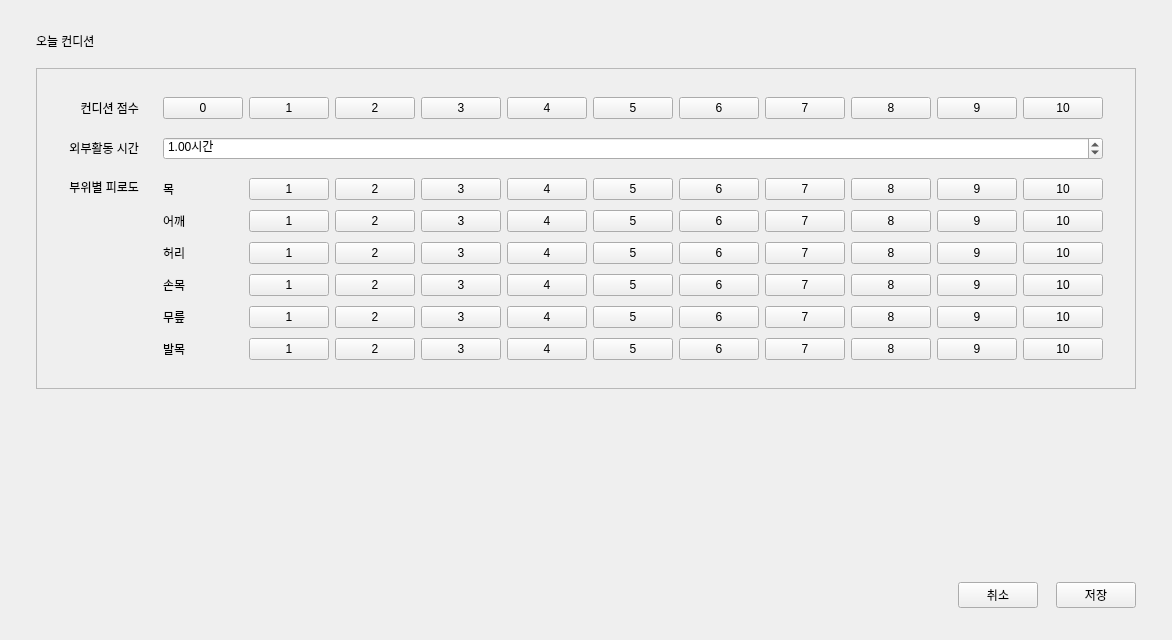
<?xml version="1.0" encoding="UTF-8"?>
<ui version="4.0">
 <class>DailyLog</class>
 <widget class="QWidget" name="dailyLogPage">
  <property name="geometry">
   <rect>
    <x>0</x>
    <y>0</y>
    <width>960</width>
    <height>640</height>
   </rect>
  </property>
  <layout class="QVBoxLayout" name="dailyLogLayout">
   <property name="leftMargin"><number>36</number></property>
   <property name="topMargin"><number>32</number></property>
   <property name="rightMargin"><number>36</number></property>
   <property name="bottomMargin"><number>32</number></property>
   <property name="spacing"><number>18</number></property>
   <item>
    <widget class="QLabel" name="titleLabel">
     <property name="text"><string>오늘 컨디션</string></property>
    </widget>
   </item>
   <item>
    <widget class="QFrame" name="cardFrame">
     <property name="frameShape"><enum>QFrame::StyledPanel</enum></property>
     <layout class="QGridLayout" name="conditionGrid">
      <property name="leftMargin"><number>32</number></property>
      <property name="topMargin"><number>28</number></property>
      <property name="rightMargin"><number>32</number></property>
      <property name="bottomMargin"><number>28</number></property>
      <property name="horizontalSpacing"><number>24</number></property>
      <property name="verticalSpacing"><number>18</number></property>
      <item row="0" column="0" alignment="Qt::AlignRight|Qt::AlignVCenter">
       <widget class="QLabel" name="sectionLabel">
        <property name="minimumWidth"><number>128</number></property>
        <property name="alignment"><set>Qt::AlignRight|Qt::AlignTrailing|Qt::AlignVCenter</set></property>
        <property name="text"><string>컨디션 점수</string></property>
       </widget>
      </item>
      <item row="0" column="1">
       <layout class="QHBoxLayout" name="mentalConditionLayout">
        <property name="spacing"><number>6</number></property>
        <item><widget class="QPushButton" name="mentalConditionOption_0"><property name="text"><string>0</string></property><property name="checkable"><bool>true</bool></property><property name="chip" stdset="0"><bool>true</bool></property><property name="compactChip" stdset="0"><bool>true</bool></property></widget></item>
        <item><widget class="QPushButton" name="mentalConditionOption_1"><property name="text"><string>1</string></property><property name="checkable"><bool>true</bool></property><property name="chip" stdset="0"><bool>true</bool></property><property name="compactChip" stdset="0"><bool>true</bool></property></widget></item>
        <item><widget class="QPushButton" name="mentalConditionOption_2"><property name="text"><string>2</string></property><property name="checkable"><bool>true</bool></property><property name="chip" stdset="0"><bool>true</bool></property><property name="compactChip" stdset="0"><bool>true</bool></property></widget></item>
        <item><widget class="QPushButton" name="mentalConditionOption_3"><property name="text"><string>3</string></property><property name="checkable"><bool>true</bool></property><property name="chip" stdset="0"><bool>true</bool></property><property name="compactChip" stdset="0"><bool>true</bool></property></widget></item>
        <item><widget class="QPushButton" name="mentalConditionOption_4"><property name="text"><string>4</string></property><property name="checkable"><bool>true</bool></property><property name="chip" stdset="0"><bool>true</bool></property><property name="compactChip" stdset="0"><bool>true</bool></property></widget></item>
        <item><widget class="QPushButton" name="mentalConditionOption_5"><property name="text"><string>5</string></property><property name="checkable"><bool>true</bool></property><property name="chip" stdset="0"><bool>true</bool></property><property name="compactChip" stdset="0"><bool>true</bool></property></widget></item>
        <item><widget class="QPushButton" name="mentalConditionOption_6"><property name="text"><string>6</string></property><property name="checkable"><bool>true</bool></property><property name="chip" stdset="0"><bool>true</bool></property><property name="compactChip" stdset="0"><bool>true</bool></property></widget></item>
        <item><widget class="QPushButton" name="mentalConditionOption_7"><property name="text"><string>7</string></property><property name="checkable"><bool>true</bool></property><property name="chip" stdset="0"><bool>true</bool></property><property name="compactChip" stdset="0"><bool>true</bool></property></widget></item>
        <item><widget class="QPushButton" name="mentalConditionOption_8"><property name="text"><string>8</string></property><property name="checkable"><bool>true</bool></property><property name="chip" stdset="0"><bool>true</bool></property><property name="compactChip" stdset="0"><bool>true</bool></property></widget></item>
        <item><widget class="QPushButton" name="mentalConditionOption_9"><property name="text"><string>9</string></property><property name="checkable"><bool>true</bool></property><property name="chip" stdset="0"><bool>true</bool></property><property name="compactChip" stdset="0"><bool>true</bool></property></widget></item>
        <item><widget class="QPushButton" name="mentalConditionOption_10"><property name="text"><string>10</string></property><property name="checkable"><bool>true</bool></property><property name="chip" stdset="0"><bool>true</bool></property><property name="compactChip" stdset="0"><bool>true</bool></property></widget></item>
        <item><spacer name="mentalConditionSpacer"><property name="orientation"><enum>Qt::Horizontal</enum></property><property name="sizeHint" stdset="0"><size><width>40</width><height>20</height></size></property></spacer></item>
       </layout>
      </item>
      <item row="1" column="0" alignment="Qt::AlignRight|Qt::AlignVCenter">
       <widget class="QLabel" name="sectionLabel">
        <property name="minimumWidth"><number>128</number></property>
        <property name="alignment"><set>Qt::AlignRight|Qt::AlignTrailing|Qt::AlignVCenter</set></property>
        <property name="text"><string>외부활동 시간</string></property>
       </widget>
      </item>
      <item row="1" column="1">
       <widget class="QDoubleSpinBox" name="outdoorHoursEdit">
        <property name="buttonSymbols"><enum>QAbstractSpinBox::UpDownArrows</enum></property>
        <property name="minimum"><double>0.000000000000000</double></property>
        <property name="maximum"><double>16.000000000000000</double></property>
        <property name="singleStep"><double>0.500000000000000</double></property>
        <property name="suffix"><string>시간</string></property>
        <property name="value"><double>1.000000000000000</double></property>
       </widget>
      </item>
      <item row="2" column="0" alignment="Qt::AlignRight|Qt::AlignTop">
       <widget class="QLabel" name="sectionLabel">
        <property name="minimumWidth"><number>128</number></property>
        <property name="alignment"><set>Qt::AlignRight|Qt::AlignTrailing|Qt::AlignVCenter</set></property>
        <property name="text"><string>부위별 피로도</string></property>
       </widget>
      </item>
      <item row="2" column="1">
       <layout class="QGridLayout" name="fatigueByPartLayout">
        <property name="horizontalSpacing"><number>12</number></property>
        <property name="verticalSpacing"><number>10</number></property>
        <item row="0" column="0"><widget class="QLabel" name="mutedLabel"><property name="minimumWidth"><number>46</number></property><property name="text"><string>목</string></property></widget></item>
        <item row="0" column="1"><layout class="QHBoxLayout" name="fatigueNeckLayout"><property name="spacing"><number>6</number></property><item><widget class="QPushButton" name="fatigueNeckOption_1"><property name="text"><string>1</string></property><property name="checkable"><bool>true</bool></property><property name="chip" stdset="0"><bool>true</bool></property><property name="compactChip" stdset="0"><bool>true</bool></property></widget></item><item><widget class="QPushButton" name="fatigueNeckOption_2"><property name="text"><string>2</string></property><property name="checkable"><bool>true</bool></property><property name="chip" stdset="0"><bool>true</bool></property><property name="compactChip" stdset="0"><bool>true</bool></property></widget></item><item><widget class="QPushButton" name="fatigueNeckOption_3"><property name="text"><string>3</string></property><property name="checkable"><bool>true</bool></property><property name="chip" stdset="0"><bool>true</bool></property><property name="compactChip" stdset="0"><bool>true</bool></property></widget></item><item><widget class="QPushButton" name="fatigueNeckOption_4"><property name="text"><string>4</string></property><property name="checkable"><bool>true</bool></property><property name="chip" stdset="0"><bool>true</bool></property><property name="compactChip" stdset="0"><bool>true</bool></property></widget></item><item><widget class="QPushButton" name="fatigueNeckOption_5"><property name="text"><string>5</string></property><property name="checkable"><bool>true</bool></property><property name="chip" stdset="0"><bool>true</bool></property><property name="compactChip" stdset="0"><bool>true</bool></property></widget></item><item><widget class="QPushButton" name="fatigueNeckOption_6"><property name="text"><string>6</string></property><property name="checkable"><bool>true</bool></property><property name="chip" stdset="0"><bool>true</bool></property><property name="compactChip" stdset="0"><bool>true</bool></property></widget></item><item><widget class="QPushButton" name="fatigueNeckOption_7"><property name="text"><string>7</string></property><property name="checkable"><bool>true</bool></property><property name="chip" stdset="0"><bool>true</bool></property><property name="compactChip" stdset="0"><bool>true</bool></property></widget></item><item><widget class="QPushButton" name="fatigueNeckOption_8"><property name="text"><string>8</string></property><property name="checkable"><bool>true</bool></property><property name="chip" stdset="0"><bool>true</bool></property><property name="compactChip" stdset="0"><bool>true</bool></property></widget></item><item><widget class="QPushButton" name="fatigueNeckOption_9"><property name="text"><string>9</string></property><property name="checkable"><bool>true</bool></property><property name="chip" stdset="0"><bool>true</bool></property><property name="compactChip" stdset="0"><bool>true</bool></property></widget></item><item><widget class="QPushButton" name="fatigueNeckOption_10"><property name="text"><string>10</string></property><property name="checkable"><bool>true</bool></property><property name="chip" stdset="0"><bool>true</bool></property><property name="compactChip" stdset="0"><bool>true</bool></property></widget></item></layout></item>
        <item row="1" column="0"><widget class="QLabel" name="mutedLabel"><property name="minimumWidth"><number>46</number></property><property name="text"><string>어깨</string></property></widget></item>
        <item row="1" column="1"><layout class="QHBoxLayout" name="fatigueShoulderLayout"><property name="spacing"><number>6</number></property><item><widget class="QPushButton" name="fatigueShoulderOption_1"><property name="text"><string>1</string></property><property name="checkable"><bool>true</bool></property><property name="chip" stdset="0"><bool>true</bool></property><property name="compactChip" stdset="0"><bool>true</bool></property></widget></item><item><widget class="QPushButton" name="fatigueShoulderOption_2"><property name="text"><string>2</string></property><property name="checkable"><bool>true</bool></property><property name="chip" stdset="0"><bool>true</bool></property><property name="compactChip" stdset="0"><bool>true</bool></property></widget></item><item><widget class="QPushButton" name="fatigueShoulderOption_3"><property name="text"><string>3</string></property><property name="checkable"><bool>true</bool></property><property name="chip" stdset="0"><bool>true</bool></property><property name="compactChip" stdset="0"><bool>true</bool></property></widget></item><item><widget class="QPushButton" name="fatigueShoulderOption_4"><property name="text"><string>4</string></property><property name="checkable"><bool>true</bool></property><property name="chip" stdset="0"><bool>true</bool></property><property name="compactChip" stdset="0"><bool>true</bool></property></widget></item><item><widget class="QPushButton" name="fatigueShoulderOption_5"><property name="text"><string>5</string></property><property name="checkable"><bool>true</bool></property><property name="chip" stdset="0"><bool>true</bool></property><property name="compactChip" stdset="0"><bool>true</bool></property></widget></item><item><widget class="QPushButton" name="fatigueShoulderOption_6"><property name="text"><string>6</string></property><property name="checkable"><bool>true</bool></property><property name="chip" stdset="0"><bool>true</bool></property><property name="compactChip" stdset="0"><bool>true</bool></property></widget></item><item><widget class="QPushButton" name="fatigueShoulderOption_7"><property name="text"><string>7</string></property><property name="checkable"><bool>true</bool></property><property name="chip" stdset="0"><bool>true</bool></property><property name="compactChip" stdset="0"><bool>true</bool></property></widget></item><item><widget class="QPushButton" name="fatigueShoulderOption_8"><property name="text"><string>8</string></property><property name="checkable"><bool>true</bool></property><property name="chip" stdset="0"><bool>true</bool></property><property name="compactChip" stdset="0"><bool>true</bool></property></widget></item><item><widget class="QPushButton" name="fatigueShoulderOption_9"><property name="text"><string>9</string></property><property name="checkable"><bool>true</bool></property><property name="chip" stdset="0"><bool>true</bool></property><property name="compactChip" stdset="0"><bool>true</bool></property></widget></item><item><widget class="QPushButton" name="fatigueShoulderOption_10"><property name="text"><string>10</string></property><property name="checkable"><bool>true</bool></property><property name="chip" stdset="0"><bool>true</bool></property><property name="compactChip" stdset="0"><bool>true</bool></property></widget></item></layout></item>
        <item row="2" column="0"><widget class="QLabel" name="mutedLabel"><property name="minimumWidth"><number>46</number></property><property name="text"><string>허리</string></property></widget></item>
        <item row="2" column="1"><layout class="QHBoxLayout" name="fatigueLowerBackLayout"><property name="spacing"><number>6</number></property><item><widget class="QPushButton" name="fatigueLowerBackOption_1"><property name="text"><string>1</string></property><property name="checkable"><bool>true</bool></property><property name="chip" stdset="0"><bool>true</bool></property><property name="compactChip" stdset="0"><bool>true</bool></property></widget></item><item><widget class="QPushButton" name="fatigueLowerBackOption_2"><property name="text"><string>2</string></property><property name="checkable"><bool>true</bool></property><property name="chip" stdset="0"><bool>true</bool></property><property name="compactChip" stdset="0"><bool>true</bool></property></widget></item><item><widget class="QPushButton" name="fatigueLowerBackOption_3"><property name="text"><string>3</string></property><property name="checkable"><bool>true</bool></property><property name="chip" stdset="0"><bool>true</bool></property><property name="compactChip" stdset="0"><bool>true</bool></property></widget></item><item><widget class="QPushButton" name="fatigueLowerBackOption_4"><property name="text"><string>4</string></property><property name="checkable"><bool>true</bool></property><property name="chip" stdset="0"><bool>true</bool></property><property name="compactChip" stdset="0"><bool>true</bool></property></widget></item><item><widget class="QPushButton" name="fatigueLowerBackOption_5"><property name="text"><string>5</string></property><property name="checkable"><bool>true</bool></property><property name="chip" stdset="0"><bool>true</bool></property><property name="compactChip" stdset="0"><bool>true</bool></property></widget></item><item><widget class="QPushButton" name="fatigueLowerBackOption_6"><property name="text"><string>6</string></property><property name="checkable"><bool>true</bool></property><property name="chip" stdset="0"><bool>true</bool></property><property name="compactChip" stdset="0"><bool>true</bool></property></widget></item><item><widget class="QPushButton" name="fatigueLowerBackOption_7"><property name="text"><string>7</string></property><property name="checkable"><bool>true</bool></property><property name="chip" stdset="0"><bool>true</bool></property><property name="compactChip" stdset="0"><bool>true</bool></property></widget></item><item><widget class="QPushButton" name="fatigueLowerBackOption_8"><property name="text"><string>8</string></property><property name="checkable"><bool>true</bool></property><property name="chip" stdset="0"><bool>true</bool></property><property name="compactChip" stdset="0"><bool>true</bool></property></widget></item><item><widget class="QPushButton" name="fatigueLowerBackOption_9"><property name="text"><string>9</string></property><property name="checkable"><bool>true</bool></property><property name="chip" stdset="0"><bool>true</bool></property><property name="compactChip" stdset="0"><bool>true</bool></property></widget></item><item><widget class="QPushButton" name="fatigueLowerBackOption_10"><property name="text"><string>10</string></property><property name="checkable"><bool>true</bool></property><property name="chip" stdset="0"><bool>true</bool></property><property name="compactChip" stdset="0"><bool>true</bool></property></widget></item></layout></item>
        <item row="3" column="0"><widget class="QLabel" name="mutedLabel"><property name="minimumWidth"><number>46</number></property><property name="text"><string>손목</string></property></widget></item>
        <item row="3" column="1"><layout class="QHBoxLayout" name="fatigueWristLayout"><property name="spacing"><number>6</number></property><item><widget class="QPushButton" name="fatigueWristOption_1"><property name="text"><string>1</string></property><property name="checkable"><bool>true</bool></property><property name="chip" stdset="0"><bool>true</bool></property><property name="compactChip" stdset="0"><bool>true</bool></property></widget></item><item><widget class="QPushButton" name="fatigueWristOption_2"><property name="text"><string>2</string></property><property name="checkable"><bool>true</bool></property><property name="chip" stdset="0"><bool>true</bool></property><property name="compactChip" stdset="0"><bool>true</bool></property></widget></item><item><widget class="QPushButton" name="fatigueWristOption_3"><property name="text"><string>3</string></property><property name="checkable"><bool>true</bool></property><property name="chip" stdset="0"><bool>true</bool></property><property name="compactChip" stdset="0"><bool>true</bool></property></widget></item><item><widget class="QPushButton" name="fatigueWristOption_4"><property name="text"><string>4</string></property><property name="checkable"><bool>true</bool></property><property name="chip" stdset="0"><bool>true</bool></property><property name="compactChip" stdset="0"><bool>true</bool></property></widget></item><item><widget class="QPushButton" name="fatigueWristOption_5"><property name="text"><string>5</string></property><property name="checkable"><bool>true</bool></property><property name="chip" stdset="0"><bool>true</bool></property><property name="compactChip" stdset="0"><bool>true</bool></property></widget></item><item><widget class="QPushButton" name="fatigueWristOption_6"><property name="text"><string>6</string></property><property name="checkable"><bool>true</bool></property><property name="chip" stdset="0"><bool>true</bool></property><property name="compactChip" stdset="0"><bool>true</bool></property></widget></item><item><widget class="QPushButton" name="fatigueWristOption_7"><property name="text"><string>7</string></property><property name="checkable"><bool>true</bool></property><property name="chip" stdset="0"><bool>true</bool></property><property name="compactChip" stdset="0"><bool>true</bool></property></widget></item><item><widget class="QPushButton" name="fatigueWristOption_8"><property name="text"><string>8</string></property><property name="checkable"><bool>true</bool></property><property name="chip" stdset="0"><bool>true</bool></property><property name="compactChip" stdset="0"><bool>true</bool></property></widget></item><item><widget class="QPushButton" name="fatigueWristOption_9"><property name="text"><string>9</string></property><property name="checkable"><bool>true</bool></property><property name="chip" stdset="0"><bool>true</bool></property><property name="compactChip" stdset="0"><bool>true</bool></property></widget></item><item><widget class="QPushButton" name="fatigueWristOption_10"><property name="text"><string>10</string></property><property name="checkable"><bool>true</bool></property><property name="chip" stdset="0"><bool>true</bool></property><property name="compactChip" stdset="0"><bool>true</bool></property></widget></item></layout></item>
        <item row="4" column="0"><widget class="QLabel" name="mutedLabel"><property name="minimumWidth"><number>46</number></property><property name="text"><string>무릎</string></property></widget></item>
        <item row="4" column="1"><layout class="QHBoxLayout" name="fatigueKneeLayout"><property name="spacing"><number>6</number></property><item><widget class="QPushButton" name="fatigueKneeOption_1"><property name="text"><string>1</string></property><property name="checkable"><bool>true</bool></property><property name="chip" stdset="0"><bool>true</bool></property><property name="compactChip" stdset="0"><bool>true</bool></property></widget></item><item><widget class="QPushButton" name="fatigueKneeOption_2"><property name="text"><string>2</string></property><property name="checkable"><bool>true</bool></property><property name="chip" stdset="0"><bool>true</bool></property><property name="compactChip" stdset="0"><bool>true</bool></property></widget></item><item><widget class="QPushButton" name="fatigueKneeOption_3"><property name="text"><string>3</string></property><property name="checkable"><bool>true</bool></property><property name="chip" stdset="0"><bool>true</bool></property><property name="compactChip" stdset="0"><bool>true</bool></property></widget></item><item><widget class="QPushButton" name="fatigueKneeOption_4"><property name="text"><string>4</string></property><property name="checkable"><bool>true</bool></property><property name="chip" stdset="0"><bool>true</bool></property><property name="compactChip" stdset="0"><bool>true</bool></property></widget></item><item><widget class="QPushButton" name="fatigueKneeOption_5"><property name="text"><string>5</string></property><property name="checkable"><bool>true</bool></property><property name="chip" stdset="0"><bool>true</bool></property><property name="compactChip" stdset="0"><bool>true</bool></property></widget></item><item><widget class="QPushButton" name="fatigueKneeOption_6"><property name="text"><string>6</string></property><property name="checkable"><bool>true</bool></property><property name="chip" stdset="0"><bool>true</bool></property><property name="compactChip" stdset="0"><bool>true</bool></property></widget></item><item><widget class="QPushButton" name="fatigueKneeOption_7"><property name="text"><string>7</string></property><property name="checkable"><bool>true</bool></property><property name="chip" stdset="0"><bool>true</bool></property><property name="compactChip" stdset="0"><bool>true</bool></property></widget></item><item><widget class="QPushButton" name="fatigueKneeOption_8"><property name="text"><string>8</string></property><property name="checkable"><bool>true</bool></property><property name="chip" stdset="0"><bool>true</bool></property><property name="compactChip" stdset="0"><bool>true</bool></property></widget></item><item><widget class="QPushButton" name="fatigueKneeOption_9"><property name="text"><string>9</string></property><property name="checkable"><bool>true</bool></property><property name="chip" stdset="0"><bool>true</bool></property><property name="compactChip" stdset="0"><bool>true</bool></property></widget></item><item><widget class="QPushButton" name="fatigueKneeOption_10"><property name="text"><string>10</string></property><property name="checkable"><bool>true</bool></property><property name="chip" stdset="0"><bool>true</bool></property><property name="compactChip" stdset="0"><bool>true</bool></property></widget></item></layout></item>
        <item row="5" column="0"><widget class="QLabel" name="mutedLabel"><property name="minimumWidth"><number>46</number></property><property name="text"><string>발목</string></property></widget></item>
        <item row="5" column="1"><layout class="QHBoxLayout" name="fatigueAnkleLayout"><property name="spacing"><number>6</number></property><item><widget class="QPushButton" name="fatigueAnkleOption_1"><property name="text"><string>1</string></property><property name="checkable"><bool>true</bool></property><property name="chip" stdset="0"><bool>true</bool></property><property name="compactChip" stdset="0"><bool>true</bool></property></widget></item><item><widget class="QPushButton" name="fatigueAnkleOption_2"><property name="text"><string>2</string></property><property name="checkable"><bool>true</bool></property><property name="chip" stdset="0"><bool>true</bool></property><property name="compactChip" stdset="0"><bool>true</bool></property></widget></item><item><widget class="QPushButton" name="fatigueAnkleOption_3"><property name="text"><string>3</string></property><property name="checkable"><bool>true</bool></property><property name="chip" stdset="0"><bool>true</bool></property><property name="compactChip" stdset="0"><bool>true</bool></property></widget></item><item><widget class="QPushButton" name="fatigueAnkleOption_4"><property name="text"><string>4</string></property><property name="checkable"><bool>true</bool></property><property name="chip" stdset="0"><bool>true</bool></property><property name="compactChip" stdset="0"><bool>true</bool></property></widget></item><item><widget class="QPushButton" name="fatigueAnkleOption_5"><property name="text"><string>5</string></property><property name="checkable"><bool>true</bool></property><property name="chip" stdset="0"><bool>true</bool></property><property name="compactChip" stdset="0"><bool>true</bool></property></widget></item><item><widget class="QPushButton" name="fatigueAnkleOption_6"><property name="text"><string>6</string></property><property name="checkable"><bool>true</bool></property><property name="chip" stdset="0"><bool>true</bool></property><property name="compactChip" stdset="0"><bool>true</bool></property></widget></item><item><widget class="QPushButton" name="fatigueAnkleOption_7"><property name="text"><string>7</string></property><property name="checkable"><bool>true</bool></property><property name="chip" stdset="0"><bool>true</bool></property><property name="compactChip" stdset="0"><bool>true</bool></property></widget></item><item><widget class="QPushButton" name="fatigueAnkleOption_8"><property name="text"><string>8</string></property><property name="checkable"><bool>true</bool></property><property name="chip" stdset="0"><bool>true</bool></property><property name="compactChip" stdset="0"><bool>true</bool></property></widget></item><item><widget class="QPushButton" name="fatigueAnkleOption_9"><property name="text"><string>9</string></property><property name="checkable"><bool>true</bool></property><property name="chip" stdset="0"><bool>true</bool></property><property name="compactChip" stdset="0"><bool>true</bool></property></widget></item><item><widget class="QPushButton" name="fatigueAnkleOption_10"><property name="text"><string>10</string></property><property name="checkable"><bool>true</bool></property><property name="chip" stdset="0"><bool>true</bool></property><property name="compactChip" stdset="0"><bool>true</bool></property></widget></item></layout></item>
       </layout>
      </item>
     </layout>
    </widget>
   </item>
   <item>
    <spacer name="dailyLogSpacer">
     <property name="orientation"><enum>Qt::Vertical</enum></property>
     <property name="sizeHint" stdset="0"><size><width>20</width><height>24</height></size></property>
    </spacer>
   </item>
   <item>
    <layout class="QHBoxLayout" name="buttonLayout">
     <item><spacer name="buttonSpacer"><property name="orientation"><enum>Qt::Horizontal</enum></property><property name="sizeHint" stdset="0"><size><width>40</width><height>20</height></size></property></spacer></item>
     <item><widget class="QPushButton" name="cancelButton"><property name="minimumWidth"><number>140</number></property><property name="text"><string>취소</string></property></widget></item>
     <item><widget class="QPushButton" name="saveButton"><property name="minimumWidth"><number>180</number></property><property name="text"><string>저장</string></property></widget></item>
    </layout>
   </item>
  </layout>
 </widget>
 <resources/>
 <connections/>
</ui>
